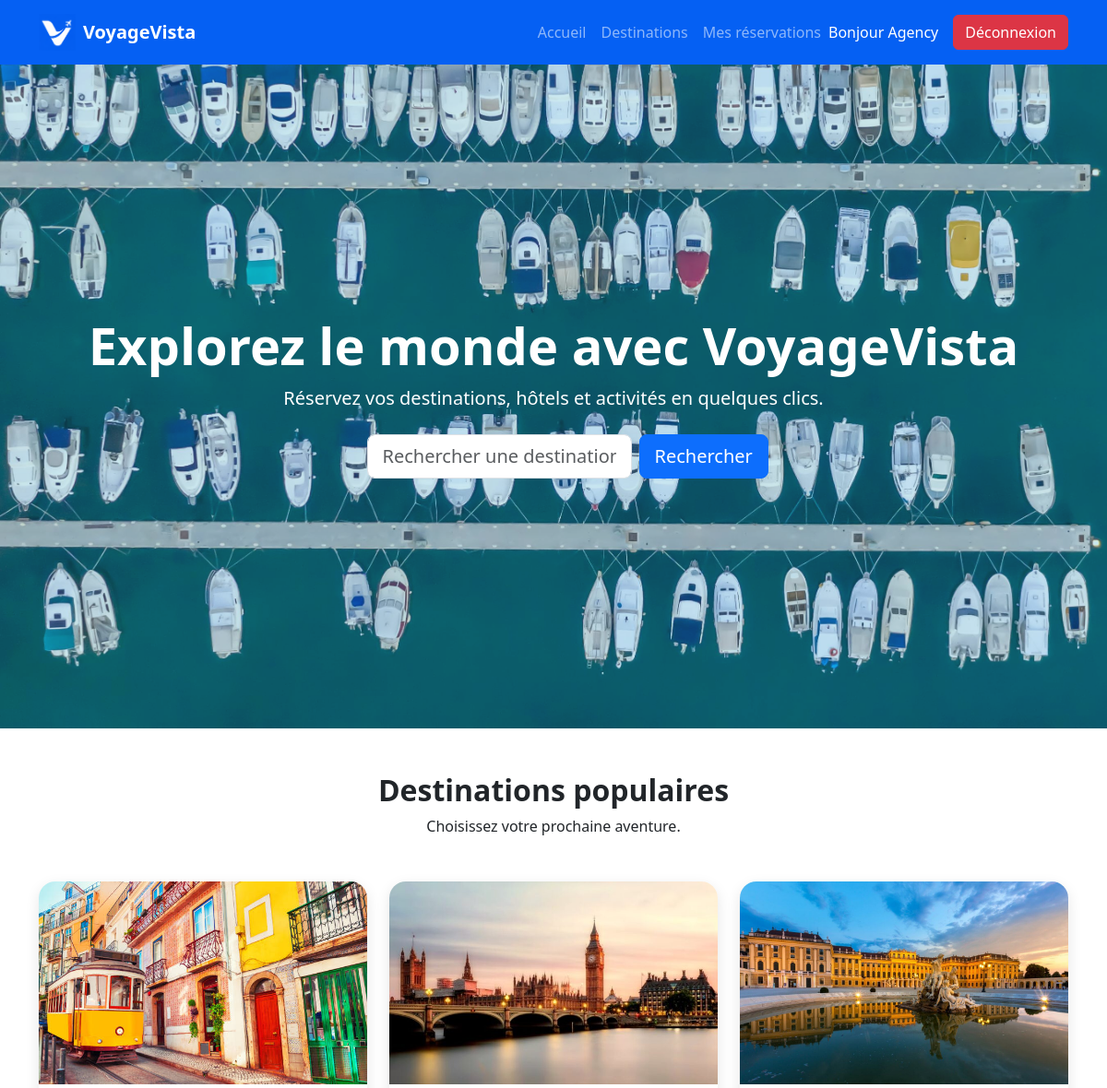
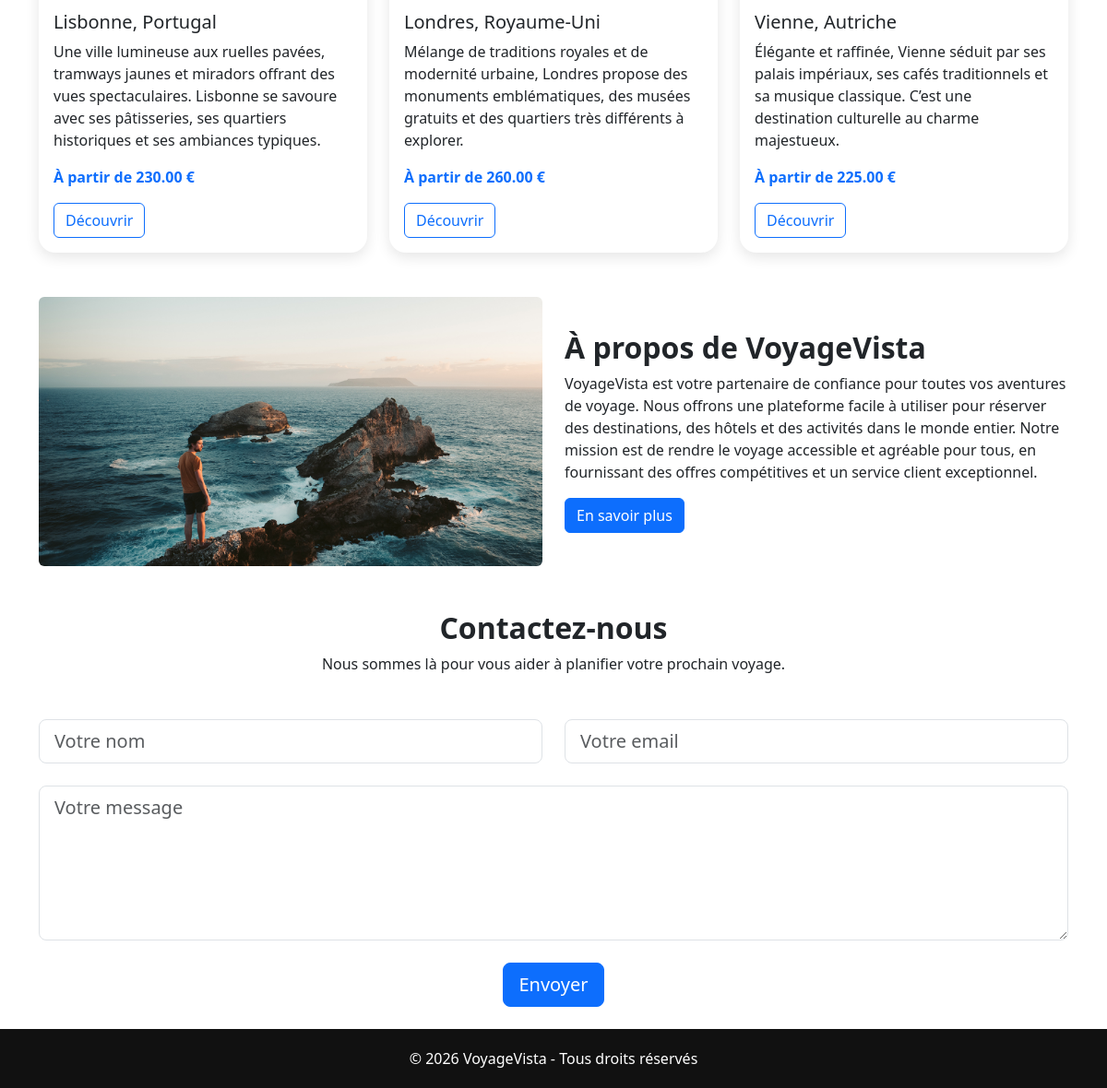
Screenshot of /index.php (signed in) with the database file from the repository (2 pictures, top to bottom).
### tables this page shows
CREATE TABLE `destinations` (
  `id` int(11) NOT NULL,
  `name` varchar(150) NOT NULL,
  `country` varchar(150) NOT NULL,
  `description` text NOT NULL,
  `image` varchar(255) NOT NULL,
  `price` decimal(10,2) NOT NULL,
  `created_at` timestamp NOT NULL DEFAULT CURRENT_TIMESTAMP
);

### models/destinationModel.php (called while the page is built, shortened)
<?php
require_once __DIR__ . "/../config/database.php";
function getAllDestinations($search = null) {
    global $pdo;
    $stmt = $pdo->prepare(
        "SELECT * FROM destinations
         ORDER BY id DESC"
    );
    $stmt->execute();
    return $stmt->fetchAll();
};
function getRandomDestinations() {
    global $pdo;
    $stmt = $pdo->prepare(
        "SELECT *
         FROM destinations
         ORDER BY RAND()
         LIMIT 3"
    );
    $stmt->execute();
    return $stmt->fetchAll();
}
?>

### index.php (the view, shortened to what this page needs)
<?php
require_once __DIR__ . "/models/destinationModel.php";
$search = trim($_GET['q'] ?? '');
$destinations = getAllDestinations($search);
$randomDestinations = getRandomDestinations();
?>
<!DOCTYPE html>
<html lang="fr">
<head>
    <link rel="stylesheet" href="assets/css/bootstrap.min.css">
    <link rel="stylesheet" href="assets/css/style.css">
</head>
<body>
    <?php include __DIR__ . '/includes/navbar.php'; ?>
    <section class="hero-section">
        <div class="hero-overlay"></div>
        <div class="container hero-content text-center">
            <h1 class="display-4 fw-bold">
                Explorez le monde avec VoyageVista
            </h1>
            <p class="lead">
                Réservez vos destinations, hôtels et activités en quelques clics.
            </p>
            <div class="search-box mt-4">
                <form id="searchForm"
                      class="row g-2 justify-content-center"
                      action="destinations.php"
                      method="GET">
                    <div class="col-md-5">
                        <input type="text"
                            id="searchInput"
                            name="q"
                            class="form-control form-control-lg"
                            placeholder="Rechercher une destination"
                            value="<?= htmlspecialchars($search); ?>">
                    </div>
                    <div class="col-md-2">
                        <button class="btn btn-primary btn-lg" type="submit">
                            Rechercher
                        </button>
                    </div>
                </form>
            </div>
        </div>
    </section>
    <section class="container my-5">
        <div class="text-center mb-5">
            <h2 class="fw-bold">Destinations populaires</h2>
            <p>Choisissez votre prochaine aventure.</p>
        </div>
        <div class="row g-4">
            <?php foreach($randomDestinations as $destination): ?>
                <div class="col-md-4">
                    <div class="card destination-card h-100">
                        <img src="assets/images/<?= $destination["image"]; ?>"
                            class="card-img-top"
                            alt="<?= $destination["name"]; ?>">
                        <div class="card-body">
                            <h5 class="card-title">
                                <?= $destination["name"]; ?>,
                                <?= $destination["country"]; ?>
                            </h5>
                            <p class="card-text">
                                <?= $destination["description"]; ?>
                            </p>
                            <p class="fw-bold text-primary">
                                À partir de
                                <?= $destination["price"]; ?> €
                            </p>
                            <a href="destination.php?id=<?= $destination["id"]; ?>"
                            class="btn btn-outline-primary">
                                Découvrir
                            </a>
                        </div>
                    </div>
                </div>
            <?php endforeach; ?>
        </div>
    </section>
    <section class="container my-5">
        <div class="row align-items-center g-4">
            <div class="col-md-6">
                <img src="assets/images/about-us.jpg" class="img-fluid rounded" alt="About Us">
            </div>
            <div class="col-md-6">
                <h2 class="fw-bold">À propos de VoyageVista</h2>
                <p>VoyageVista est votre partenaire de confiance pour toutes vos aventures de voyage. Nous offrons une plateforme facile à utiliser pour réserver des destinations, des hôtels et des activités dans le monde entier. Notre mission est de rendre le voyage accessible et agréable pour tous, en fournissant des offres compétitives et un service client exceptionnel.</p>
                <a href="#" class="btn btn-primary">
                    En savoir plus
                </a>
            </div>
        </div>
    </section>
    <section class="container my-4">
        <div class="text-center mb-5">
            <h2 class="fw-bold">Contactez-nous</h2>
            <p>Nous sommes là pour vous aider à planifier votre prochain voyage.</p>
        </div>
        <form id="contactForm" class="row g-4 justify-content-center">
            <div class="col-md-6">
                <input type="text" id="contactName" class="form-control form-control-lg" placeholder="Votre nom" required>
            </div>
            <div class="col-md-6">
                <input type="email" id="contactEmail" class="form-control form-control-lg" placeholder="Votre email" required>
            </div>
            <div class="col-12">
                <textarea class="form-control form-control-lg" rows="5" placeholder="Votre message" required></textarea>
            </div>
            <div class="col-12 text-center">
                <button class="btn btn-primary btn-lg" type="submit">
                    Envoyer
                </button>
            </div>
        </form>
    </section>
    <?php include __DIR__ . '/includes/footer.php'; ?>
</body>
</html>

### assets/css/style.css (style rules this page uses)
.hero-section { position: relative; height: 90vh; background: url('../images/banniere.jpg') center/cover no-repeat; display: flex; align-items: center; justify-content: center; }
.hero-overlay { position: absolute; inset: 0; background-color: rgba(46, 164, 196, 0.244); }
.hero-content { position: relative; z-index: 2; color: white; }
.search-box { max-width: 700px; margin: auto; }
.destination-card { border: none; border-radius: 15px; overflow: hidden; transition: 0.3s; box-shadow: 0 5px 15px rgba(0,0,0,0.1); }
.destination-card img { height: 250px; object-fit: cover; }
.card { border: none; border-radius: 18px; overflow: hidden; transition: 0.3s ease; }
.card img { height: 220px; object-fit: cover; }

### rows the page displays
destinations: image+name (picture), name "Lisbonne", country "Portugal", description "Une ville lumineuse aux ruelles pavées, tramways jaunes et miradors offrant des vues spectaculaires. Lisbonne se savoure avec ses pâtisseries, ses quartiers historiques et ses ambiances typiques.", price "230.00"
destinations: image (picture), name "Londres", country "Royaume-Uni", description "Mélange de traditions royales et de modernité urbaine, Londres propose des monuments emblématiques, des musées gratuits et des quartiers très différents à explorer.", price "260.00"
destinations: image+name (picture), name "Vienne", country "Autriche", description "Élégante et raffinée, Vienne séduit par ses palais impériaux, ses cafés traditionnels et sa musique classique. C’est une destination culturelle au charme majestueux.", price "225.00"

### other values shown
$_SESSION["user_name"] "Agency"
